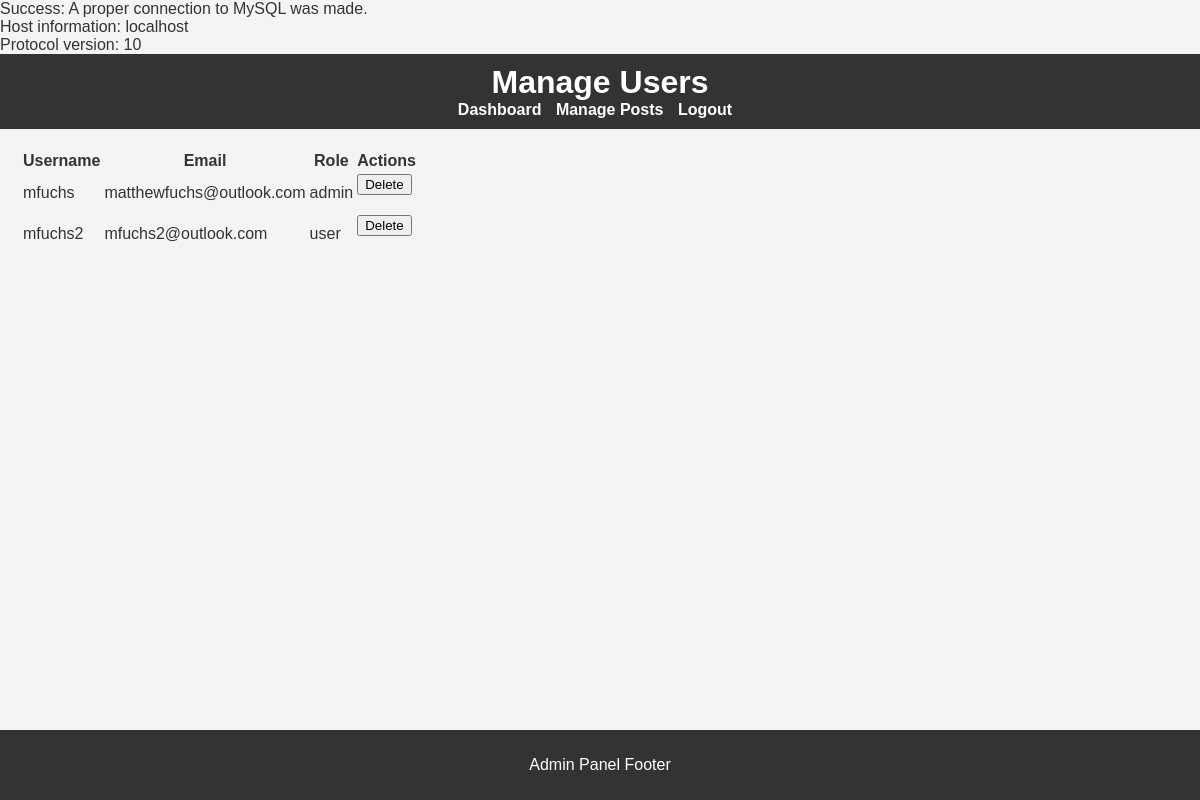
Screenshot of /admin/manage-users.php with the database file from the repository.
### tables this page shows
CREATE TABLE `users` (
  `userID` int(11) NOT NULL,
  `username` varchar(255) NOT NULL,
  `email` varchar(255) NOT NULL,
  `bio` text,
  `password` varchar(255) NOT NULL,
  `firstName` varchar(255) DEFAULT NULL,
  `lastName` varchar(255) DEFAULT NULL,
  `role` enum('user','moderator','admin') DEFAULT 'user',
  `status` enum('active','inactive','banned') DEFAULT 'active'
);

### admin/manage-users.php (the view, shortened to what this page needs)
<?php
require_once '../backend/db_connect.php';
function fetchUsers($mysqli) {
    $users = [];
    $sql = "SELECT UserID, Username, Email, role FROM users";
    if ($result = $mysqli->query($sql)) {
        while ($row = $result->fetch_assoc()) {
            $users[] = $row;
        }
    }
    return $users;
}
$users = fetchUsers($mysqli);
?>
<!DOCTYPE html>
<html lang="en">
<head>
    <link rel="stylesheet" href="css/admin.css">
</head>
<body>
<header>
    <h1>Manage Users</h1>
    <nav>
        <ul>
            <li><a href="dashboard.php">Dashboard</a></li>
            <li><a href="manage-posts.php">Manage Posts</a></li>
            <li><a href="../logout.php">Logout</a></li>
        </ul>
    </nav>
</header>
<main>
    <table>
        <thead>
            <tr>
                <th>Username</th>
                <th>Email</th>
                <th>Role</th>
                <th>Actions</th>
            </tr>
        </thead>
        <tbody>
            <?php foreach ($users as $user): ?>
            <tr>
                <td><?= htmlspecialchars($user['Username']) ?></td>
                <td><?= htmlspecialchars($user['Email']) ?></td>
                <td><?= htmlspecialchars($user['role']) ?></td>
                <td>
                    <form method="POST" action="manage-users.php">
                        <input type="submit" name="delete" value="Delete" onclick="return confirm('Are you sure?');">
                    </form>
                </td>
            </tr>
            <?php endforeach; ?>
        </tbody>
    </table>
</main>
<footer>
    <p>Admin Panel Footer</p>
</footer>
</body>
</html>

### admin/css/admin.css (style rules this page uses)
body { font-family: 'Arial', sans-serif; margin: 0; padding: 0; background-color: #f4f4f4; color: #333; }
header { background-color: #333; color: white; padding: 10px 20px; text-align: center; }
header h1 { margin: 0; }
nav ul { list-style: none; padding: 0; margin: 0; text-align: center; }
nav ul li { display: inline; margin-right: 10px; }
nav ul li a { color: white; text-decoration: none; font-weight: bold; }
main { padding: 20px; text-align: center; }
footer { background-color: #333; color: white; text-align: center; padding: 10px 0; position: absolute; width: 100%; bottom: 0; }

### rows the page displays
users: username "mfuchs", email "matthewfuchs@outlook.com", role "admin"
users: username "mfuchs2", email "mfuchs2@outlook.com", role "user"

### other values shown
$mysqli->host_info "localhost"
$mysqli->protocol_version "10"
